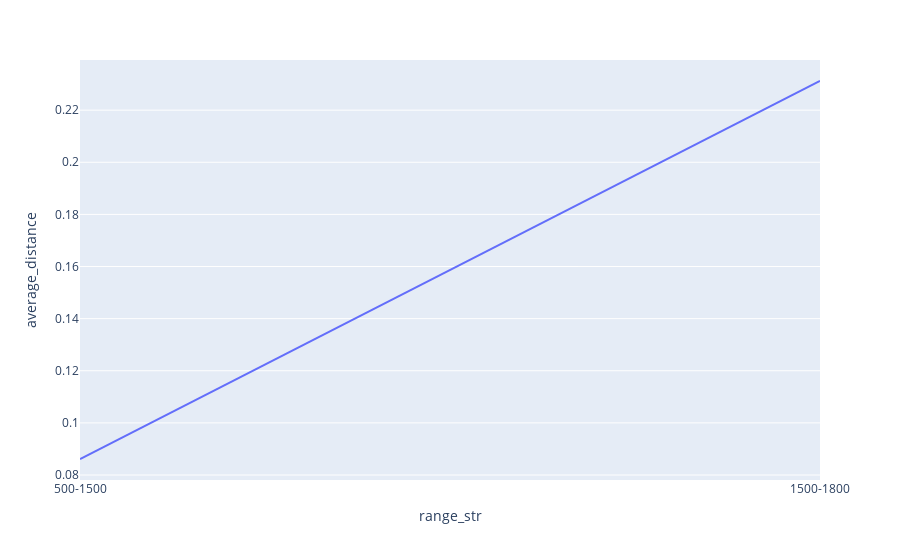

This figure's notebook cell:
### Code cell
import plotly.express as px

res = pd.DataFrame(final_list)
res['average_distance'] = 1 - res['average_cosine_similarity']

res['range_str'] = res['range'].apply(lambda x : str(x[0]) + '-' + str(x[1]))
#fig = px.line(res, x = 'range_str', y = 'average_distance', width = 2000, title = reg)
fig = px.line(res, x = 'range_str', y = 'average_distance', width = 2000)

fig

### Figure 1 — Plotly figure (JSON) as saved in the notebook; plotly's stock layout.template omitted (floating-point values rounded to 4 significant figures)
{"data": [{"hovertemplate": "range_str=%{x}<br>average_distance=%{y}<extra></extra>", "legendgroup": "", "line": {"color": "#636efa", "dash": "solid"}, "marker": {"symbol": "circle"}, "mode": "lines", "name": "", "orientation": "v", "showlegend": false, "type": "scatter", "x": ["500-1500", "1500-1800"], "xaxis": "x", "y": [0.08615, 0.2312], "yaxis": "y"}], "layout": {"autosize": true, "legend": {"tracegroupgap": 0}, "margin": {"t": 60}, "xaxis": {"anchor": "y", "autorange": true, "domain": [0, 1], "range": [0, 1], "title": {"text": "range_str"}, "type": "category"}, "yaxis": {"anchor": "x", "autorange": true, "domain": [0, 1], "range": [0.07809, 0.2392], "title": {"text": "average_distance"}, "type": "linear"}}}
